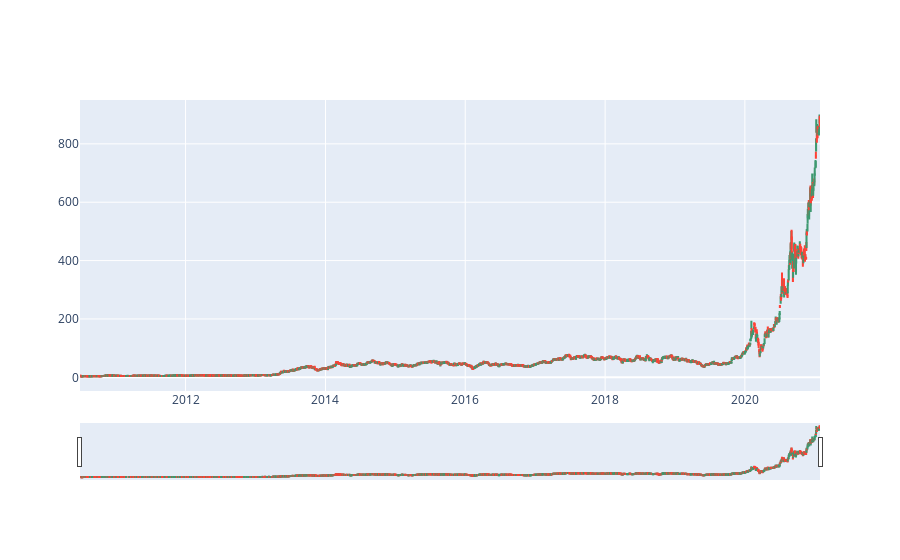

The cell this chart's notebook holds for it:
### Code cell
#Diagramele cu sfeșnice
#Permiteți-ne să trasăm o diagramă cu sfeșnice cu un glisor de gamă folosind plotly. 
#Diagramele cu sfeșnice sunt utilizate pentru analize tehnice și pot ajuta la stabilirea 
#strategiei de cumpărare, vânzare sau reținere.

#! pip install plotly
import plotly.graph_objects as go 
fig = go.Figure (data = [go.Candlestick (x = df['Date'], 
                                      open = df['Open'], 
high = df ['High'], 
low = df [ 'Low'], 
close = df ['Close'])]) 
fig.show()

### Figure 1 — Plotly figure (JSON) as saved in the notebook; plotly's stock layout.template omitted (floating-point values rounded to 4 significant figures; data arrays with more than 128 entries replaced by an {"elided": "..."} marker saying what was removed)
{"data": [{"close": {"elided": "2664 float values"}, "high": {"elided": "2664 float values"}, "low": {"elided": "2664 float values"}, "open": {"elided": "2664 float values"}, "type": "candlestick", "x": {"elided": "2664 str values"}}], "layout": {}}
